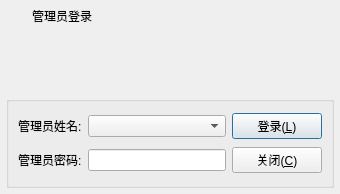
<?xml version="1.0" encoding="UTF-8"?>
<ui version="4.0">
 <class>frmLogin</class>
 <widget class="QDialog" name="frmLogin">
  <property name="geometry">
   <rect>
    <x>0</x>
    <y>0</y>
    <width>340</width>
    <height>194</height>
   </rect>
  </property>
  <layout class="QVBoxLayout" name="verticalLayout">
   <property name="spacing">
    <number>0</number>
   </property>
   <property name="margin">
    <number>1</number>
   </property>
   <item>
    <widget class="QWidget" name="widget_title" native="true">
     <property name="sizePolicy">
      <sizepolicy hsizetype="Preferred" vsizetype="Fixed">
       <horstretch>0</horstretch>
       <verstretch>0</verstretch>
      </sizepolicy>
     </property>
     <property name="minimumSize">
      <size>
       <width>0</width>
       <height>30</height>
      </size>
     </property>
     <layout class="QHBoxLayout" name="horizontalLayout_2">
      <property name="spacing">
       <number>0</number>
      </property>
      <property name="margin">
       <number>0</number>
      </property>
      <item>
       <widget class="QLabel" name="lab_Ico">
        <property name="sizePolicy">
         <sizepolicy hsizetype="Minimum" vsizetype="Preferred">
          <horstretch>0</horstretch>
          <verstretch>0</verstretch>
         </sizepolicy>
        </property>
        <property name="minimumSize">
         <size>
          <width>31</width>
          <height>0</height>
         </size>
        </property>
        <property name="text">
         <string/>
        </property>
        <property name="alignment">
         <set>Qt::AlignCenter</set>
        </property>
       </widget>
      </item>
      <item>
       <widget class="QLabel" name="lab_Title">
        <property name="sizePolicy">
         <sizepolicy hsizetype="Expanding" vsizetype="Preferred">
          <horstretch>0</horstretch>
          <verstretch>0</verstretch>
         </sizepolicy>
        </property>
        <property name="styleSheet">
         <string notr="true"/>
        </property>
        <property name="text">
         <string>管理员登录</string>
        </property>
        <property name="alignment">
         <set>Qt::AlignLeading|Qt::AlignLeft|Qt::AlignVCenter</set>
        </property>
       </widget>
      </item>
      <item>
       <widget class="QWidget" name="widget_menu" native="true">
        <property name="minimumSize">
         <size>
          <width>35</width>
          <height>0</height>
         </size>
        </property>
        <property name="maximumSize">
         <size>
          <width>35</width>
          <height>16777215</height>
         </size>
        </property>
        <layout class="QHBoxLayout" name="horizontalLayout">
         <property name="spacing">
          <number>0</number>
         </property>
         <property name="margin">
          <number>0</number>
         </property>
         <item>
          <widget class="QPushButton" name="btnMenu_Close">
           <property name="sizePolicy">
            <sizepolicy hsizetype="Minimum" vsizetype="Expanding">
             <horstretch>0</horstretch>
             <verstretch>0</verstretch>
            </sizepolicy>
           </property>
           <property name="minimumSize">
            <size>
             <width>35</width>
             <height>0</height>
            </size>
           </property>
           <property name="cursor">
            <cursorShape>ArrowCursor</cursorShape>
           </property>
           <property name="focusPolicy">
            <enum>Qt::NoFocus</enum>
           </property>
           <property name="toolTip">
            <string>关闭</string>
           </property>
           <property name="text">
            <string/>
           </property>
           <property name="flat">
            <bool>true</bool>
           </property>
          </widget>
         </item>
        </layout>
       </widget>
      </item>
     </layout>
    </widget>
   </item>
   <item>
    <widget class="QLabel" name="labTitle">
     <property name="sizePolicy">
      <sizepolicy hsizetype="Preferred" vsizetype="Fixed">
       <horstretch>0</horstretch>
       <verstretch>0</verstretch>
      </sizepolicy>
     </property>
     <property name="minimumSize">
      <size>
       <width>0</width>
       <height>60</height>
      </size>
     </property>
     <property name="styleSheet">
      <string notr="true">border-image: url(:/banner/banner.jpg);
font: 14pt ;
color: rgb(255, 255, 255);</string>
     </property>
     <property name="text">
      <string/>
     </property>
     <property name="alignment">
      <set>Qt::AlignCenter</set>
     </property>
    </widget>
   </item>
   <item>
    <widget class="QWidget" name="widget_main" native="true">
     <property name="styleSheet">
      <string notr="true"/>
     </property>
     <layout class="QVBoxLayout" name="verticalLayout_2">
      <property name="spacing">
       <number>5</number>
      </property>
      <property name="margin">
       <number>5</number>
      </property>
      <item>
       <widget class="QGroupBox" name="groupBox">
        <property name="title">
         <string/>
        </property>
        <layout class="QGridLayout" name="gridLayout_2">
         <item row="0" column="2">
          <widget class="QPushButton" name="btnLogin">
           <property name="minimumSize">
            <size>
             <width>90</width>
             <height>0</height>
            </size>
           </property>
           <property name="text">
            <string>登录(&amp;L)</string>
           </property>
           <property name="icon">
            <iconset resource="other/rc.qrc">
             <normaloff>:/image/btn_ok.png</normaloff>:/image/btn_ok.png</iconset>
           </property>
           <property name="iconSize">
            <size>
             <width>20</width>
             <height>20</height>
            </size>
           </property>
          </widget>
         </item>
         <item row="1" column="0">
          <widget class="QLabel" name="labUserPwd">
           <property name="text">
            <string>管理员密码:</string>
           </property>
          </widget>
         </item>
         <item row="0" column="1">
          <widget class="QComboBox" name="cboxUserName"/>
         </item>
         <item row="1" column="1">
          <widget class="QLineEdit" name="txtUserPwd">
           <property name="text">
            <string/>
           </property>
           <property name="echoMode">
            <enum>QLineEdit::Password</enum>
           </property>
          </widget>
         </item>
         <item row="1" column="2">
          <widget class="QPushButton" name="btnClose">
           <property name="minimumSize">
            <size>
             <width>90</width>
             <height>0</height>
            </size>
           </property>
           <property name="toolTip">
            <string/>
           </property>
           <property name="text">
            <string>关闭(&amp;C)</string>
           </property>
           <property name="icon">
            <iconset resource="other/rc.qrc">
             <normaloff>:/image/btn_close.png</normaloff>:/image/btn_close.png</iconset>
           </property>
           <property name="iconSize">
            <size>
             <width>20</width>
             <height>20</height>
            </size>
           </property>
          </widget>
         </item>
         <item row="0" column="0">
          <widget class="QLabel" name="labUserName">
           <property name="text">
            <string>管理员姓名:</string>
           </property>
          </widget>
         </item>
        </layout>
       </widget>
      </item>
     </layout>
    </widget>
   </item>
  </layout>
 </widget>
 <tabstops>
  <tabstop>txtUserPwd</tabstop>
  <tabstop>cboxUserName</tabstop>
  <tabstop>btnLogin</tabstop>
  <tabstop>btnClose</tabstop>
 </tabstops>
 <resources>
  <include location="other/rc.qrc"/>
 </resources>
 <connections/>
</ui>
